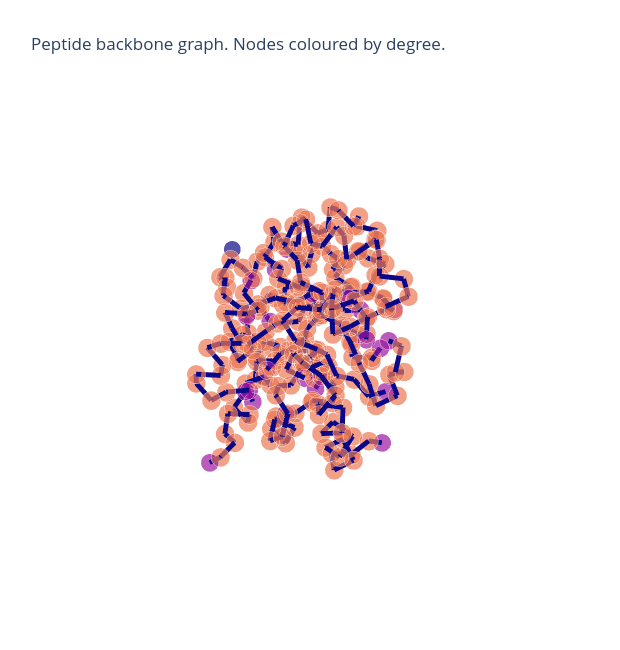

Notebook code for this chart:
### Code cell
from graphein.protein.visualisation import plotly_protein_structure_graph

p = plotly_protein_structure_graph(
    g,
    colour_edges_by="kind",
    colour_nodes_by="degree",
    label_node_ids=False,
    plot_title="Peptide backbone graph. Nodes coloured by degree.",
    node_size_multiplier=1
    )
p.show()

### Figure 1 — Plotly figure (JSON) as saved in the notebook; plotly's stock layout.template omitted (floating-point values rounded to 4 significant figures; data arrays with more than 128 entries replaced by an {"elided": "..."} marker saying what was removed)
{"data": [{"hoverinfo": "text+x+y+z", "marker": {"color": {"elided": "251x4 float values"}, "opacity": 0.7, "size": {"elided": "251 int values"}, "symbol": "circle"}, "mode": "markers", "text": {"elided": "251 str values"}, "type": "scatter3d", "x": {"elided": "251 float values"}, "y": {"elided": "251 float values"}, "z": {"elided": "251 float values"}}, {"hoverinfo": "text", "line": {"color": {"elided": "714x4 float values"}, "width": 10}, "mode": "lines", "text": {"elided": "714 str values"}, "type": "scatter3d", "x": {"elided": "714 float values"}, "y": {"elided": "714 float values"}, "z": {"elided": "714 float values"}}], "layout": {"height": 650, "margin": {"t": 100}, "scene": {"xaxis": {"showbackground": false, "showgrid": false, "showline": false, "showticklabels": false, "title": {"text": ""}, "zeroline": false}, "yaxis": {"showbackground": false, "showgrid": false, "showline": false, "showticklabels": false, "title": {"text": ""}, "zeroline": false}, "zaxis": {"showbackground": false, "showgrid": false, "showline": false, "showticklabels": false, "title": {"text": ""}, "zeroline": false}}, "showlegend": false, "title": {"text": "Peptide backbone graph. Nodes coloured by degree."}, "width": 620}}
